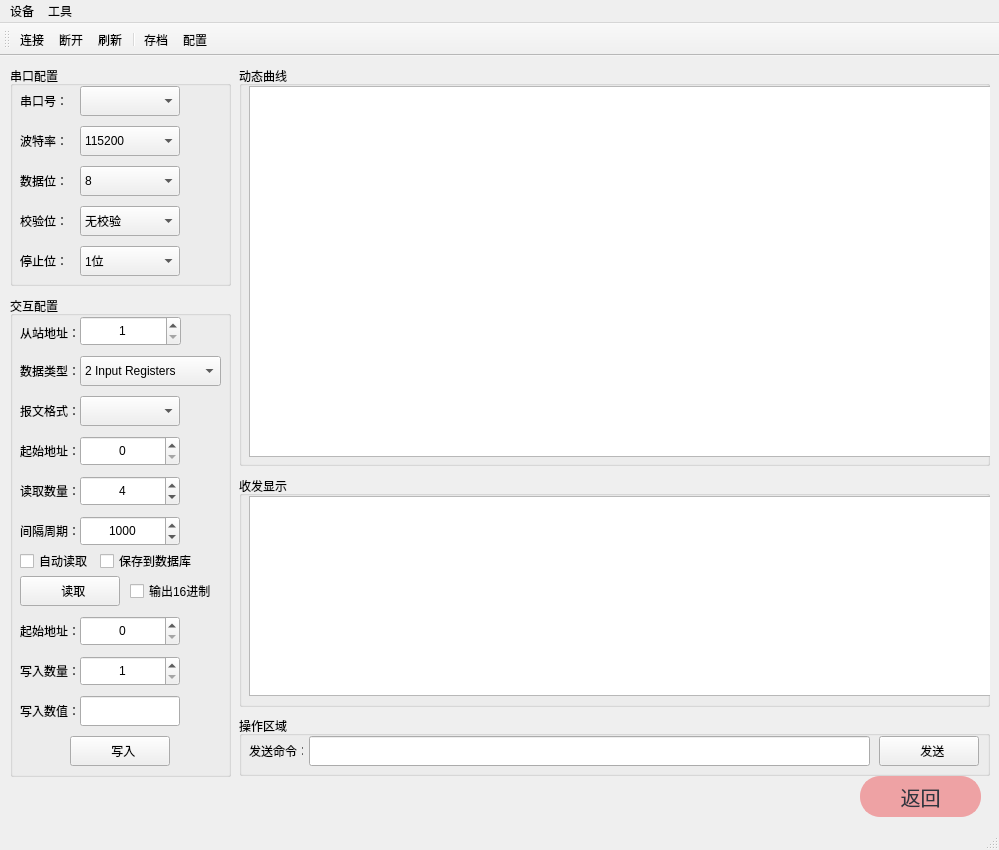
<?xml version="1.0" encoding="UTF-8"?>
<ui version="4.0">
 <class>Modbus_Window</class>
 <widget class="QMainWindow" name="Modbus_Window">
  <property name="geometry">
   <rect>
    <x>0</x>
    <y>0</y>
    <width>999</width>
    <height>850</height>
   </rect>
  </property>
  <property name="windowTitle">
   <string>MainWindow</string>
  </property>
  <widget class="QWidget" name="centralwidget">
   <widget class="QGroupBox" name="groupBox">
    <property name="geometry">
     <rect>
      <x>10</x>
      <y>10</y>
      <width>221</width>
      <height>220</height>
     </rect>
    </property>
    <property name="sizePolicy">
     <sizepolicy hsizetype="Preferred" vsizetype="Preferred">
      <horstretch>0</horstretch>
      <verstretch>0</verstretch>
     </sizepolicy>
    </property>
    <property name="title">
     <string>串口配置</string>
    </property>
    <widget class="QLabel" name="label">
     <property name="geometry">
      <rect>
       <x>10</x>
       <y>20</y>
       <width>50</width>
       <height>30</height>
      </rect>
     </property>
     <property name="text">
      <string>串口号：</string>
     </property>
    </widget>
    <widget class="QComboBox" name="comboBoxParity">
     <property name="geometry">
      <rect>
       <x>70</x>
       <y>140</y>
       <width>100</width>
       <height>30</height>
      </rect>
     </property>
     <property name="sizePolicy">
      <sizepolicy hsizetype="Preferred" vsizetype="Fixed">
       <horstretch>0</horstretch>
       <verstretch>0</verstretch>
      </sizepolicy>
     </property>
     <property name="minimumSize">
      <size>
       <width>0</width>
       <height>20</height>
      </size>
     </property>
     <item>
      <property name="text">
       <string>无校验</string>
      </property>
     </item>
     <item>
      <property name="text">
       <string>奇校验</string>
      </property>
     </item>
     <item>
      <property name="text">
       <string>偶校验</string>
      </property>
     </item>
    </widget>
    <widget class="QComboBox" name="comboBoxStop">
     <property name="geometry">
      <rect>
       <x>70</x>
       <y>180</y>
       <width>100</width>
       <height>30</height>
      </rect>
     </property>
     <property name="sizePolicy">
      <sizepolicy hsizetype="Preferred" vsizetype="Fixed">
       <horstretch>0</horstretch>
       <verstretch>0</verstretch>
      </sizepolicy>
     </property>
     <item>
      <property name="text">
       <string>1位</string>
      </property>
     </item>
     <item>
      <property name="text">
       <string>1.5位</string>
      </property>
     </item>
     <item>
      <property name="text">
       <string>2位</string>
      </property>
     </item>
    </widget>
    <widget class="QComboBox" name="comboBoxBaud">
     <property name="geometry">
      <rect>
       <x>70</x>
       <y>60</y>
       <width>100</width>
       <height>30</height>
      </rect>
     </property>
     <property name="sizePolicy">
      <sizepolicy hsizetype="Preferred" vsizetype="Fixed">
       <horstretch>0</horstretch>
       <verstretch>0</verstretch>
      </sizepolicy>
     </property>
     <property name="currentIndex">
      <number>8</number>
     </property>
     <item>
      <property name="text">
       <string>4800</string>
      </property>
     </item>
     <item>
      <property name="text">
       <string>9600</string>
      </property>
     </item>
     <item>
      <property name="text">
       <string>14400</string>
      </property>
     </item>
     <item>
      <property name="text">
       <string>19200</string>
      </property>
     </item>
     <item>
      <property name="text">
       <string>28800</string>
      </property>
     </item>
     <item>
      <property name="text">
       <string>38400</string>
      </property>
     </item>
     <item>
      <property name="text">
       <string>56000</string>
      </property>
     </item>
     <item>
      <property name="text">
       <string>57600</string>
      </property>
     </item>
     <item>
      <property name="text">
       <string>115200</string>
      </property>
     </item>
     <item>
      <property name="text">
       <string>128000</string>
      </property>
     </item>
     <item>
      <property name="text">
       <string>230400</string>
      </property>
     </item>
     <item>
      <property name="text">
       <string>256000</string>
      </property>
     </item>
    </widget>
    <widget class="QLabel" name="label_4">
     <property name="geometry">
      <rect>
       <x>10</x>
       <y>140</y>
       <width>50</width>
       <height>30</height>
      </rect>
     </property>
     <property name="text">
      <string>校验位：</string>
     </property>
    </widget>
    <widget class="QLabel" name="label_5">
     <property name="geometry">
      <rect>
       <x>10</x>
       <y>180</y>
       <width>50</width>
       <height>30</height>
      </rect>
     </property>
     <property name="text">
      <string>停止位：</string>
     </property>
    </widget>
    <widget class="QComboBox" name="comboBoxData">
     <property name="geometry">
      <rect>
       <x>70</x>
       <y>100</y>
       <width>100</width>
       <height>30</height>
      </rect>
     </property>
     <property name="sizePolicy">
      <sizepolicy hsizetype="Preferred" vsizetype="Fixed">
       <horstretch>0</horstretch>
       <verstretch>0</verstretch>
      </sizepolicy>
     </property>
     <property name="currentIndex">
      <number>3</number>
     </property>
     <item>
      <property name="text">
       <string>5</string>
      </property>
     </item>
     <item>
      <property name="text">
       <string>6</string>
      </property>
     </item>
     <item>
      <property name="text">
       <string>7</string>
      </property>
     </item>
     <item>
      <property name="text">
       <string>8</string>
      </property>
     </item>
     <item>
      <property name="text">
       <string>9</string>
      </property>
     </item>
    </widget>
    <widget class="QLabel" name="label_3">
     <property name="geometry">
      <rect>
       <x>10</x>
       <y>100</y>
       <width>50</width>
       <height>30</height>
      </rect>
     </property>
     <property name="text">
      <string>数据位：</string>
     </property>
    </widget>
    <widget class="QComboBox" name="comboBoxPort">
     <property name="geometry">
      <rect>
       <x>70</x>
       <y>20</y>
       <width>100</width>
       <height>30</height>
      </rect>
     </property>
     <property name="sizePolicy">
      <sizepolicy hsizetype="Preferred" vsizetype="Fixed">
       <horstretch>0</horstretch>
       <verstretch>0</verstretch>
      </sizepolicy>
     </property>
    </widget>
    <widget class="QLabel" name="label_2">
     <property name="geometry">
      <rect>
       <x>10</x>
       <y>60</y>
       <width>50</width>
       <height>30</height>
      </rect>
     </property>
     <property name="text">
      <string>波特率：</string>
     </property>
    </widget>
   </widget>
   <widget class="QGroupBox" name="groupBox_6">
    <property name="geometry">
     <rect>
      <x>239</x>
      <y>10</y>
      <width>751</width>
      <height>400</height>
     </rect>
    </property>
    <property name="title">
     <string>动态曲线</string>
    </property>
    <widget class="QChartView" name="graphicsView">
     <property name="geometry">
      <rect>
       <x>10</x>
       <y>20</y>
       <width>770</width>
       <height>371</height>
      </rect>
     </property>
    </widget>
   </widget>
   <widget class="QGroupBox" name="groupBox_5">
    <property name="geometry">
     <rect>
      <x>239</x>
      <y>420</y>
      <width>751</width>
      <height>231</height>
     </rect>
    </property>
    <property name="title">
     <string>收发显示</string>
    </property>
    <widget class="QTextBrowser" name="textBrowser">
     <property name="geometry">
      <rect>
       <x>10</x>
       <y>20</y>
       <width>770</width>
       <height>200</height>
      </rect>
     </property>
    </widget>
   </widget>
   <widget class="QGroupBox" name="groupBox_2">
    <property name="geometry">
     <rect>
      <x>10</x>
      <y>240</y>
      <width>221</width>
      <height>481</height>
     </rect>
    </property>
    <property name="sizePolicy">
     <sizepolicy hsizetype="Preferred" vsizetype="Preferred">
      <horstretch>0</horstretch>
      <verstretch>0</verstretch>
     </sizepolicy>
    </property>
    <property name="title">
     <string>交互配置</string>
    </property>
    <widget class="QLabel" name="label_6">
     <property name="geometry">
      <rect>
       <x>10</x>
       <y>22</y>
       <width>60</width>
       <height>30</height>
      </rect>
     </property>
     <property name="text">
      <string>从站地址：</string>
     </property>
    </widget>
    <widget class="QComboBox" name="comboBoxDataType">
     <property name="geometry">
      <rect>
       <x>70</x>
       <y>60</y>
       <width>141</width>
       <height>30</height>
      </rect>
     </property>
     <property name="sizePolicy">
      <sizepolicy hsizetype="Preferred" vsizetype="Fixed">
       <horstretch>0</horstretch>
       <verstretch>0</verstretch>
      </sizepolicy>
     </property>
     <property name="currentIndex">
      <number>2</number>
     </property>
     <item>
      <property name="text">
       <string>0 Coils</string>
      </property>
     </item>
     <item>
      <property name="text">
       <string>1 Input Status</string>
      </property>
     </item>
     <item>
      <property name="text">
       <string>2 Input Registers</string>
      </property>
     </item>
     <item>
      <property name="text">
       <string>3 Holding Registers</string>
      </property>
     </item>
    </widget>
    <widget class="QLabel" name="label_7">
     <property name="geometry">
      <rect>
       <x>10</x>
       <y>180</y>
       <width>60</width>
       <height>30</height>
      </rect>
     </property>
     <property name="text">
      <string>读取数量：</string>
     </property>
    </widget>
    <widget class="QLabel" name="label_9">
     <property name="geometry">
      <rect>
       <x>10</x>
       <y>140</y>
       <width>60</width>
       <height>30</height>
      </rect>
     </property>
     <property name="text">
      <string>起始地址：</string>
     </property>
    </widget>
    <widget class="QLabel" name="label_10">
     <property name="geometry">
      <rect>
       <x>10</x>
       <y>60</y>
       <width>60</width>
       <height>30</height>
      </rect>
     </property>
     <property name="text">
      <string>数据类型：</string>
     </property>
    </widget>
    <widget class="QSpinBox" name="spinBoxStation">
     <property name="geometry">
      <rect>
       <x>70</x>
       <y>20</y>
       <width>101</width>
       <height>30</height>
      </rect>
     </property>
     <property name="alignment">
      <set>Qt::AlignCenter</set>
     </property>
     <property name="minimum">
      <number>1</number>
     </property>
     <property name="maximum">
      <number>254</number>
     </property>
    </widget>
    <widget class="QSpinBox" name="spinBoxStartRead">
     <property name="geometry">
      <rect>
       <x>70</x>
       <y>140</y>
       <width>100</width>
       <height>30</height>
      </rect>
     </property>
     <property name="alignment">
      <set>Qt::AlignCenter</set>
     </property>
     <property name="maximum">
      <number>65535</number>
     </property>
    </widget>
    <widget class="QSpinBox" name="spinBoxNumberRead">
     <property name="geometry">
      <rect>
       <x>70</x>
       <y>180</y>
       <width>100</width>
       <height>30</height>
      </rect>
     </property>
     <property name="alignment">
      <set>Qt::AlignCenter</set>
     </property>
     <property name="minimum">
      <number>1</number>
     </property>
     <property name="maximum">
      <number>125</number>
     </property>
     <property name="value">
      <number>4</number>
     </property>
    </widget>
    <widget class="QCheckBox" name="checkBoxAuto">
     <property name="geometry">
      <rect>
       <x>10</x>
       <y>250</y>
       <width>100</width>
       <height>30</height>
      </rect>
     </property>
     <property name="text">
      <string>自动读取</string>
     </property>
    </widget>
    <widget class="QSpinBox" name="spinBoxInterval">
     <property name="geometry">
      <rect>
       <x>70</x>
       <y>220</y>
       <width>100</width>
       <height>30</height>
      </rect>
     </property>
     <property name="alignment">
      <set>Qt::AlignCenter</set>
     </property>
     <property name="minimum">
      <number>1</number>
     </property>
     <property name="maximum">
      <number>3600000</number>
     </property>
     <property name="value">
      <number>1000</number>
     </property>
    </widget>
    <widget class="QLabel" name="label_8">
     <property name="geometry">
      <rect>
       <x>10</x>
       <y>220</y>
       <width>60</width>
       <height>30</height>
      </rect>
     </property>
     <property name="text">
      <string>间隔周期：</string>
     </property>
    </widget>
    <widget class="QPushButton" name="pushButtonRead">
     <property name="geometry">
      <rect>
       <x>10</x>
       <y>280</y>
       <width>100</width>
       <height>30</height>
      </rect>
     </property>
     <property name="text">
      <string>  读取</string>
     </property>
     <property name="icon">
      <iconset resource="Img.qrc">
       <normaloff>:/Img/images/books.png</normaloff>:/Img/images/books.png</iconset>
     </property>
    </widget>
    <widget class="QSpinBox" name="spinBoxStartWrite">
     <property name="geometry">
      <rect>
       <x>70</x>
       <y>320</y>
       <width>100</width>
       <height>30</height>
      </rect>
     </property>
     <property name="alignment">
      <set>Qt::AlignCenter</set>
     </property>
     <property name="maximum">
      <number>65535</number>
     </property>
    </widget>
    <widget class="QLabel" name="label_11">
     <property name="geometry">
      <rect>
       <x>10</x>
       <y>320</y>
       <width>60</width>
       <height>30</height>
      </rect>
     </property>
     <property name="text">
      <string>起始地址：</string>
     </property>
    </widget>
    <widget class="QLabel" name="label_12">
     <property name="geometry">
      <rect>
       <x>10</x>
       <y>360</y>
       <width>60</width>
       <height>30</height>
      </rect>
     </property>
     <property name="text">
      <string>写入数量：</string>
     </property>
    </widget>
    <widget class="QSpinBox" name="spinBoxNumberWrite">
     <property name="geometry">
      <rect>
       <x>70</x>
       <y>360</y>
       <width>100</width>
       <height>30</height>
      </rect>
     </property>
     <property name="alignment">
      <set>Qt::AlignCenter</set>
     </property>
     <property name="minimum">
      <number>1</number>
     </property>
     <property name="maximum">
      <number>125</number>
     </property>
    </widget>
    <widget class="QPushButton" name="pushButtonWrite">
     <property name="geometry">
      <rect>
       <x>60</x>
       <y>440</y>
       <width>100</width>
       <height>30</height>
      </rect>
     </property>
     <property name="text">
      <string>  写入</string>
     </property>
     <property name="icon">
      <iconset resource="Img.qrc">
       <normaloff>:/Img/images/Write.png</normaloff>:/Img/images/Write.png</iconset>
     </property>
    </widget>
    <widget class="QLineEdit" name="lineEditWriteValue">
     <property name="geometry">
      <rect>
       <x>70</x>
       <y>400</y>
       <width>100</width>
       <height>30</height>
      </rect>
     </property>
    </widget>
    <widget class="QLabel" name="label_15">
     <property name="geometry">
      <rect>
       <x>10</x>
       <y>400</y>
       <width>60</width>
       <height>30</height>
      </rect>
     </property>
     <property name="text">
      <string>写入数值：</string>
     </property>
    </widget>
    <widget class="QComboBox" name="comboBoxFormat">
     <property name="geometry">
      <rect>
       <x>70</x>
       <y>100</y>
       <width>100</width>
       <height>30</height>
      </rect>
     </property>
     <property name="sizePolicy">
      <sizepolicy hsizetype="Preferred" vsizetype="Fixed">
       <horstretch>0</horstretch>
       <verstretch>0</verstretch>
      </sizepolicy>
     </property>
    </widget>
    <widget class="QLabel" name="label_13">
     <property name="geometry">
      <rect>
       <x>10</x>
       <y>100</y>
       <width>60</width>
       <height>30</height>
      </rect>
     </property>
     <property name="text">
      <string>报文格式：</string>
     </property>
    </widget>
    <widget class="QCheckBox" name="MySQLcheckBox">
     <property name="geometry">
      <rect>
       <x>90</x>
       <y>250</y>
       <width>110</width>
       <height>30</height>
      </rect>
     </property>
     <property name="text">
      <string>保存到数据库</string>
     </property>
    </widget>
    <widget class="QCheckBox" name="HEXCheckBox">
     <property name="geometry">
      <rect>
       <x>120</x>
       <y>280</y>
       <width>91</width>
       <height>30</height>
      </rect>
     </property>
     <property name="text">
      <string>输出16进制</string>
     </property>
    </widget>
   </widget>
   <widget class="QGroupBox" name="groupBox_3">
    <property name="geometry">
     <rect>
      <x>239</x>
      <y>660</y>
      <width>751</width>
      <height>60</height>
     </rect>
    </property>
    <property name="title">
     <string>操作区域</string>
    </property>
    <widget class="QLabel" name="label_14">
     <property name="geometry">
      <rect>
       <x>10</x>
       <y>20</y>
       <width>54</width>
       <height>30</height>
      </rect>
     </property>
     <property name="text">
      <string>发送命令：</string>
     </property>
    </widget>
    <widget class="QLineEdit" name="lineEditSend">
     <property name="geometry">
      <rect>
       <x>70</x>
       <y>20</y>
       <width>561</width>
       <height>30</height>
      </rect>
     </property>
    </widget>
    <widget class="QPushButton" name="pushButtonSend">
     <property name="geometry">
      <rect>
       <x>640</x>
       <y>20</y>
       <width>100</width>
       <height>30</height>
      </rect>
     </property>
     <property name="text">
      <string>  发送</string>
     </property>
     <property name="icon">
      <iconset resource="Img.qrc">
       <normaloff>:/Img/images/send.png</normaloff>:/Img/images/send.png</iconset>
     </property>
    </widget>
   </widget>
   <widget class="QPushButton" name="BackBtn">
    <property name="geometry">
     <rect>
      <x>860</x>
      <y>720</y>
      <width>121</width>
      <height>41</height>
     </rect>
    </property>
    <property name="styleSheet">
     <string notr="true">font-family:'仿宋';
font-size:20px;
color: #2f3640;
background-color: #eea2a4;
border-color: #eea2a4;
border-radius: 20px;
border-style: solid;
border-width: 2px;
padding: 5px;</string>
    </property>
    <property name="text">
     <string>返回</string>
    </property>
   </widget>
  </widget>
  <widget class="QMenuBar" name="menubar">
   <property name="geometry">
    <rect>
     <x>0</x>
     <y>0</y>
     <width>999</width>
     <height>23</height>
    </rect>
   </property>
   <widget class="QMenu" name="menu">
    <property name="title">
     <string>设备</string>
    </property>
    <addaction name="actionConnect"/>
    <addaction name="actionDisconnect"/>
    <addaction name="actionRefresh"/>
    <addaction name="separator"/>
    <addaction name="actionExit"/>
   </widget>
   <widget class="QMenu" name="menu_2">
    <property name="title">
     <string>工具</string>
    </property>
    <addaction name="actionConfig"/>
    <addaction name="actionSave"/>
   </widget>
   <addaction name="menu"/>
   <addaction name="menu_2"/>
  </widget>
  <widget class="QStatusBar" name="statusbar"/>
  <widget class="QToolBar" name="mainToolBar">
   <property name="windowTitle">
    <string>toolBar</string>
   </property>
   <property name="toolButtonStyle">
    <enum>Qt::ToolButtonTextBesideIcon</enum>
   </property>
   <attribute name="toolBarArea">
    <enum>TopToolBarArea</enum>
   </attribute>
   <attribute name="toolBarBreak">
    <bool>false</bool>
   </attribute>
   <addaction name="actionConnect"/>
   <addaction name="actionDisconnect"/>
   <addaction name="actionRefresh"/>
   <addaction name="separator"/>
   <addaction name="actionSave"/>
   <addaction name="actionConfig"/>
  </widget>
  <action name="actionConnect">
   <property name="icon">
    <iconset resource="Img.qrc">
     <normaloff>:/Img/images/connect.png</normaloff>:/Img/images/connect.png</iconset>
   </property>
   <property name="text">
    <string>连接</string>
   </property>
   <property name="toolTip">
    <string>连接从站</string>
   </property>
  </action>
  <action name="actionDisconnect">
   <property name="icon">
    <iconset resource="Img.qrc">
     <normaloff>:/Img/images/disconnect.png</normaloff>:/Img/images/disconnect.png</iconset>
   </property>
   <property name="text">
    <string>断开</string>
   </property>
   <property name="toolTip">
    <string>断开连接</string>
   </property>
  </action>
  <action name="actionExit">
   <property name="icon">
    <iconset resource="Img.qrc">
     <normaloff>:/Img/images/exit.png</normaloff>:/Img/images/exit.png</iconset>
   </property>
   <property name="text">
    <string>退出</string>
   </property>
   <property name="toolTip">
    <string>退出软件</string>
   </property>
  </action>
  <action name="actionConfig">
   <property name="icon">
    <iconset resource="Img.qrc">
     <normaloff>:/Img/images/settings.png</normaloff>:/Img/images/settings.png</iconset>
   </property>
   <property name="text">
    <string>配置</string>
   </property>
   <property name="toolTip">
    <string>配置参数</string>
   </property>
  </action>
  <action name="actionSave">
   <property name="icon">
    <iconset resource="Img.qrc">
     <normaloff>:/Img/images/save.png</normaloff>:/Img/images/save.png</iconset>
   </property>
   <property name="text">
    <string>存档</string>
   </property>
   <property name="toolTip">
    <string>报文保存</string>
   </property>
  </action>
  <action name="actionRefresh">
   <property name="icon">
    <iconset resource="Img.qrc">
     <normaloff>:/Img/images/refresh.png</normaloff>:/Img/images/refresh.png</iconset>
   </property>
   <property name="text">
    <string>刷新</string>
   </property>
   <property name="toolTip">
    <string>刷新串口列表</string>
   </property>
  </action>
 </widget>
 <customwidgets>
  <customwidget>
   <class>QChartView</class>
   <extends>QGraphicsView</extends>
   <header location="global">qchartview.h</header>
  </customwidget>
 </customwidgets>
 <resources>
  <include location="Img.qrc"/>
 </resources>
 <connections/>
</ui>
